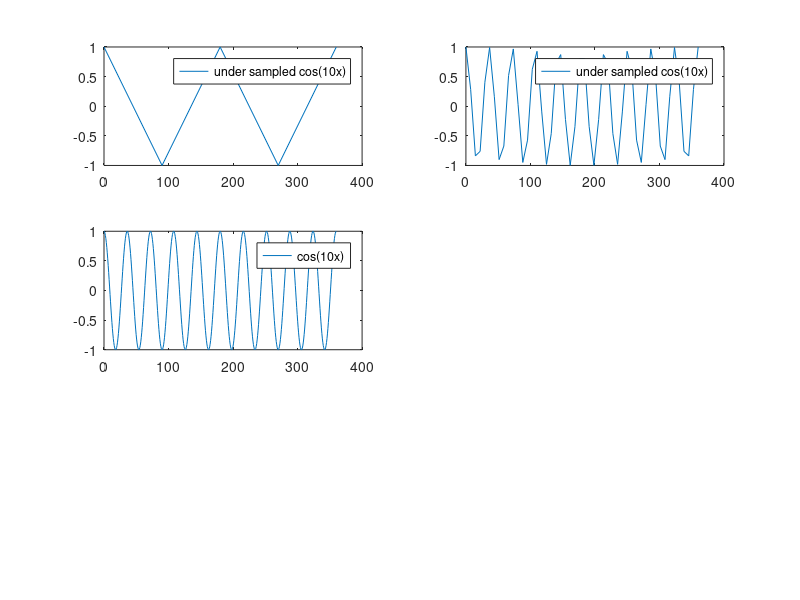
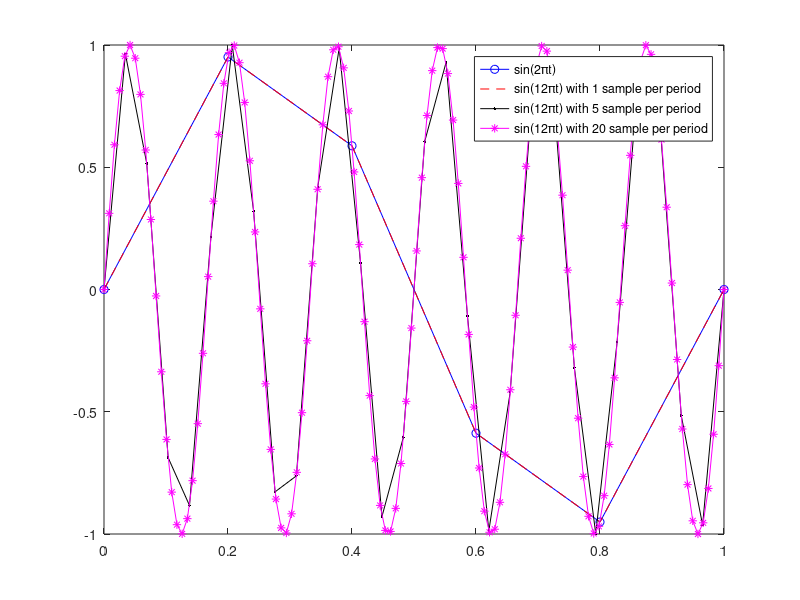

Write MATLAB code to recreate these figures, in order.
close all
clear all
clc

%%
figure
subplot(321) % subplot(#row,#column,target_cell)
x=linspace(0,360,5);
plot(x,cosd(10*x)); % undersampled
legend('under sampled cos(10x)')

subplot(322)
x=linspace(0,360,50);
plot(x,cosd(10*x)); % undersampled 
legend('under sampled cos(10x)')

subplot(323)
x=linspace(0,360,500);
plot(x,cosd(10*x)); % proper sampling 
legend('cos(10x)')

%%

figure
t=linspace(0,1,6);

y1=sin(2*pi*t); % period T = 1 sec
y2=sin(12*pi*t); % period T = 1/6 sec

plot(t,y1,'-ob') % 6 samples in a period, yet not a smooth curve
legend('sin(2\pit)')
hold on

%%
plot(t,y2,'--r') % 1 sample in a period, looks exactly like sin(2?t) plot
legend('sin(2\pit)','sin(12\pit) with 1 sample per period')

%%
t3=linspace(0,1,30);
y2_3=sin(12*pi*t3); % period T = 1/6 sec
plot(t3,y2_3,'.-k'); % 5 sample in a period
legend('sin(2\pit)','sin(12\pit) with 1 sample per period',...
    'sin(12\pit) with 5 sample per period')


%%
t4=linspace(0,1,120);
y2_4=sin(12*pi*t4); % period T = 1/6 sec
plot(t4,y2_4,'-*m') % 20 sample in a period
legend('sin(2\pit)','sin(12\pit) with 1 sample per period',...
    'sin(12\pit) with 5 sample per period',...
    'sin(12\pit) with 20 sample per period')
